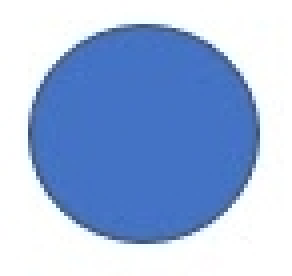
//> input picture PythonOpenCV4/source/Ch14/template.jpg, 73 x 69 px, given in place of the camera (shown 4 times larger)
$ ./17-3   (built with g++ and OpenCV 4)
//> lines starting //> are read from the running program, lines starting //| are printed output that depends on the picture
#include <opencv2/opencv.hpp>
#include <iostream>

using namespace cv;
using namespace std;


bool mouse_is_pressing = false;
int start_x, start_y, end_x, end_y;
int step = 0;


void swap(int* v1, int* v2) {
    int temp = *v1;
    *v1 = *v2;
    *v2 = temp;
}


void mouse_callback(int event, int x, int y, int flags,
        void* userdata)
{

    if (event == EVENT_LBUTTONDOWN) {
        step = 1;

        mouse_is_pressing = true;
        start_x = x;
        start_y = y;


    }
    else if (event == EVENT_MOUSEMOVE) {

        if (mouse_is_pressing) {

            end_x = x;
            end_y = y;

            step = 2;
        }

    }

    else if (event == EVENT_LBUTTONUP) {

        mouse_is_pressing = false;

        end_x = x;
        end_y = y;

        step = 3;
    }
}


int main()
{
    Mat img_color, img_hsv, img_mask, img_ROI;
    Mat objectHistogram;
    Rect track_window;

    int channels[] = { 0 };
    int hsize[] = { 180};
    float range1[] = { 0, 180 };
    const float* histRange[] = { range1 };


    VideoCapture cap(0);


    if (!cap.isOpened()) {
        cerr << "video 에러 - 카메라 또는 영상을 열 수 없습니다.\n";
        return -1;
    }


    namedWindow("Color");
    setMouseCallback("Color", mouse_callback);


    while (1)
    {


        cap.read(img_color);
//> img_color is the input picture: 69 rows x 73 cols, CV_8UC3; mean B, G, R 222.2, 184.2, 161.5
//> the left mouse button is pressed at (18, 17)
//> the mouse is dragged to (36, 34)
//> the mouse is dragged to (54, 51)
//> the button is released at (54, 51)


        if (img_color.empty()) {
            cerr << "빈 영상이 캡쳐되었습니다.\n";
            break;
        }

        switch (step)
        {

        case 1:
            circle(img_color, Point(start_x, start_y), 10,
                Scalar(0, 255, 0), -1);

            break;

        case 2:
            rectangle(img_color, Point(start_x, start_y),
                Point(end_x, end_y), Scalar(0, 255, 0), 3);

            break;

        case 3:

            if (start_x > end_x) {
                swap(&start_x, &end_x);
                swap(&start_y, &end_y);
            }

            track_window = Rect(start_x, start_y,
                    end_x - start_x, end_y - start_y);

            cvtColor(img_color, img_hsv, COLOR_BGR2HSV);
//> img_hsv: 69 rows x 73 cols, CV_8UC3; mean H, S, V 73.9, 81, 222.5
            img_ROI = Mat(img_hsv, track_window);
//> img_ROI: 34 rows x 36 cols, CV_8UC3; mean H, S, V 109, 166.9, 197


            imshow("ROI", img_ROI);
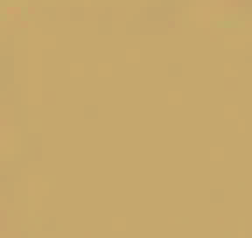
//> window 'ROI': 34 rows x 36 cols, CV_8UC3 (shown 7 times larger); mean B, G, R 109, 166.9, 197

            calcHist(&img_ROI, 1, channels, Mat(), objectHistogram, 1, hsize,
                histRange);
//> objectHistogram = 180 values, max 1205 at index 109, min 0 at index 0, mean 6.8

            normalize(objectHistogram, objectHistogram, 0, 255,
                NORM_MINMAX);
//> objectHistogram = 180 values, max 255 at index 109, min 0 at index 0, mean 1.44

            step++;

            break;

        case 4:

            Mat bp;
            cvtColor(img_color, img_hsv, COLOR_BGR2HSV);

            calcBackProject(&img_hsv, 1, channels, objectHistogram,
                bp, histRange);

            meanShift(bp, track_window,
                TermCriteria(TermCriteria::EPS | TermCriteria::COUNT, 10, 1));

            rectangle(img_color, track_window, Scalar(0, 0, 255), 2);
            break;

        }


        imshow("Color", img_color);


        if (waitKey(25) >= 0)
//> the Esc key is pressed
            break;
    }


    return 0;
}

$ run again, on PythonOpenCV4/source/Ch14/test.jpg
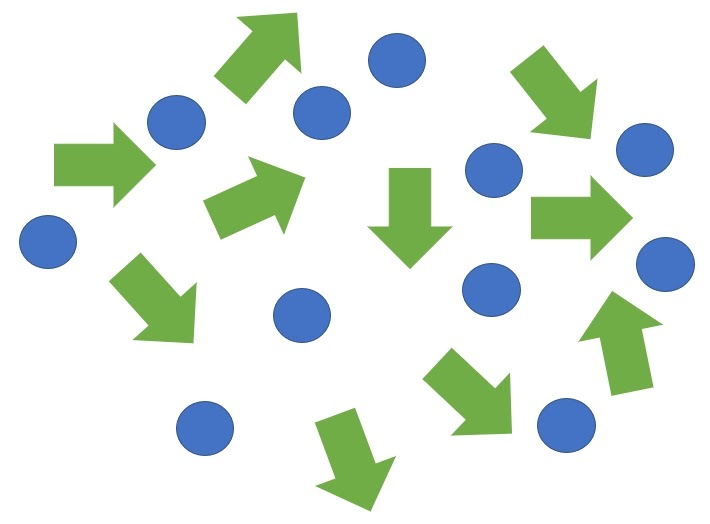
//> input picture PythonOpenCV4/source/Ch14/test.jpg, 710 x 524 px, given in place of the camera
//> img_color is the input picture: 524 rows x 710 cols, CV_8UC3; mean B, G, R 228.3, 234.6, 224.1
//> img_hsv: 524 rows x 710 cols, CV_8UC3; mean H, S, V 23.5, 29.9, 240.4
//> img_ROI: 262 rows x 355 cols, CV_8UC3; mean H, S, V 27.1, 33.3, 238.8
//> `imshow("ROI", img_ROI);`:
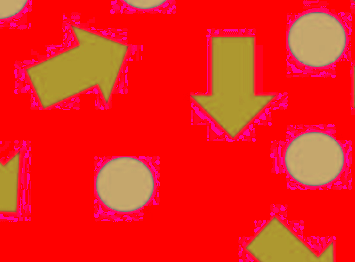
//> window 'ROI': 262 rows x 355 cols, CV_8UC3; mean B, G, R 27.1, 33.3, 238.8
//> `calcHist(&img_ROI, 1, channels, Mat(), objectHistogram, 1, hsize, hist..`: objectHistogram = 180 values, max 59033 at index 0, min 0 at index 1, mean 516.7
//> `normalize(objectHistogram, objectHistogram, 0, 255, NORM_MINMAX);`: objectHistogram = 180 values, max 255 at index 0, min 0 at index 1, mean 2.23
